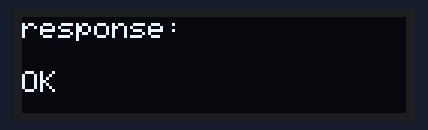
Bench run of a sketch on a simulated Arduino Uno, built with avr-gcc and run on an emulated ATmega328P. Parts: 128×32 one-colour display. The modem accepts every AT command (registered, SIM ready, sends succeed) and sends nothing else; what the sketch prints to the serial monitor is not drawn.

Above: at 0.2 s.

The sketch:

ble_at-09_with_oled.ino
```cpp
#include <SoftwareSerial.h>
SoftwareSerial mySerial(2, 3); // RX, TX

#include <SPI.h>
#include <Wire.h>
#include <Adafruit_GFX.h>
#include <Adafruit_SSD1306.h>

#define SCREEN_WIDTH 128 // OLED display width, in pixels
#define SCREEN_HEIGHT 32 // OLED display height, in pixels
#define OLED_RESET     -1 // Reset pin # (or -1 if sharing Arduino reset pin)
#define SCREEN_ADDRESS 0x3C ///< See datasheet for Address; 0x3D for 128x64, 0x3C for 128x32

Adafruit_SSD1306 display(SCREEN_WIDTH, SCREEN_HEIGHT, &Wire, OLED_RESET);

void setup() {
  // put your setup code here, to run once:
  mySerial.begin(9600);
  Serial.begin(9600);

  if (!display.begin(SSD1306_SWITCHCAPVCC, SCREEN_ADDRESS)) {
    Serial.println(F("SSD1306 allocation failed"));
    for (;;); // Don't proceed, loop forever
  }
  sendCommand("AT");
  sendCommand("AT+VERSION");
}

void sendCommand(const char * command) {
  Serial.print("Command send :");
  Serial.println(command);
  mySerial.println(command);
  //wait some time
  delay(100);

  char reply[100];
  int i = 0;
  while (mySerial.available()) {
    reply[i] = mySerial.read();
    i += 1;
  }
  //end the string
  reply[i] = '\0';

  display.clearDisplay();
  display.setTextSize(1);             // Normal 1:1 pixel scale
  display.setTextColor(SSD1306_WHITE);        // Draw white text
  display.setCursor(0, 0);            // Start at top-left corner
  display.println("response:");
  display.setCursor(0, 10);
  display.println(reply);
  display.display();
  delay(2000);
  Serial.print(reply);
  Serial.println("Reply successful");
}

void loop() {
  // put your main code here, to run repeatedly:

}
```
